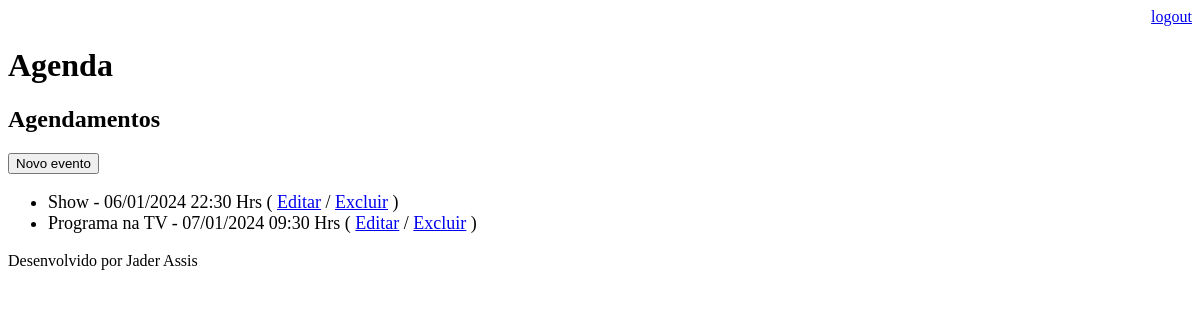
Before: /agenda/ (signed in) with the older database file.
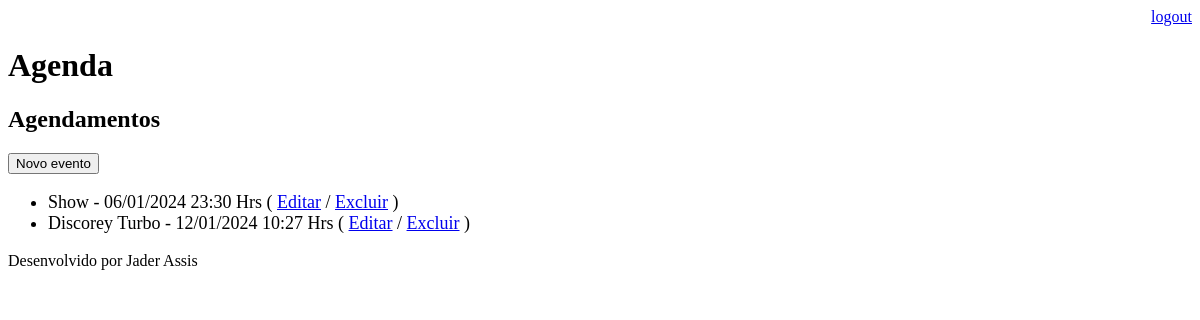
After: the same page with the newer database file.
### core/models.py (models this page shows, shortened)
class Evento(models.Model):
    titulo = models.CharField(max_length=100)
    descricao = models.TextField(blank=True, null=True)
    data_evento = models.DateTimeField(verbose_name='Data do Evento')
    data_criacao = models.DateTimeField(auto_now=True)
    usuario = models.ForeignKey(User, on_delete=models.CASCADE)
    class Meta:
        db_table = 'evento'
    def get_data_evento(self):
        return self.data_evento.strftime('%d/%m/%Y %H:%M Hrs')
    def get_evento_atrasado(self):
        if self.data_evento < datetime.now():
            return True
        else:
            return False

### core/views.py (the view)
# urls.py: path('agenda/', views.lista_eventos),
@login_required(login_url='/login/')
def lista_eventos(request):
    usuario = request.user
    data_atual = datetime.now() - timedelta(hours=1)
    evento = Evento.objects.filter(usuario=usuario,
                                   data_evento__gt=data_atual)
    dados = {'eventos': evento}
    return render(request, 'agenda.html', dados)

### templates/agenda.html
    {% extends "model-page.html" %}
    {% block content %}
    <h2>Agendamentos</h2>
    <a href="evento/">
        <button type="button">Novo evento</button>
    </a>
    <ul style="font-size: 18px">
        {% for evento in eventos %}
            <li>
                <div {% if evento.get_evento_atrasado %} style="color:red" {% endif %} {% if evento.get_evento_que_falta_menos_de_1h %} style="color:yellow" {% endif %}>
                    {{ evento.titulo }} - {{ evento.get_data_evento }}
                    ( <a href="evento/?id={{ evento.id }}">Editar</a>
                    / <a href="evento/delete/{{ evento.id }}/">Excluir</a> )
                </div>
            </li>
        {% endfor %}
    </ul>
    {% endblock %}

### templates/model-page.html
<!DOCTYPE html>
<html lang="en">
<head>
  {% include "model-header.html" %}
</head>
<body>
    {% block content %} {% endblock %}
    {% include "model-footer.html" %}
</body>
</html>

### templates/model-header.html (shortened to what this page needs)
    <div align="right">
    <a href="/logout">logout</a>
    </div>
    <h1>Agenda</h1>

### templates/model-footer.html
<p>Desenvolvido por Jader Assis </p>

Changed rows visible on the page:
removed Evento: titulo "Programa na TV", get_data_evento "07/01/2024 09:30 Hrs"
changed Evento "Show": get_data_evento "06/01/2024 22:30 Hrs" → "06/01/2024 23:30 Hrs"
added Evento: titulo "Discorey Turbo", get_data_evento "12/01/2024 10:27 Hrs"
